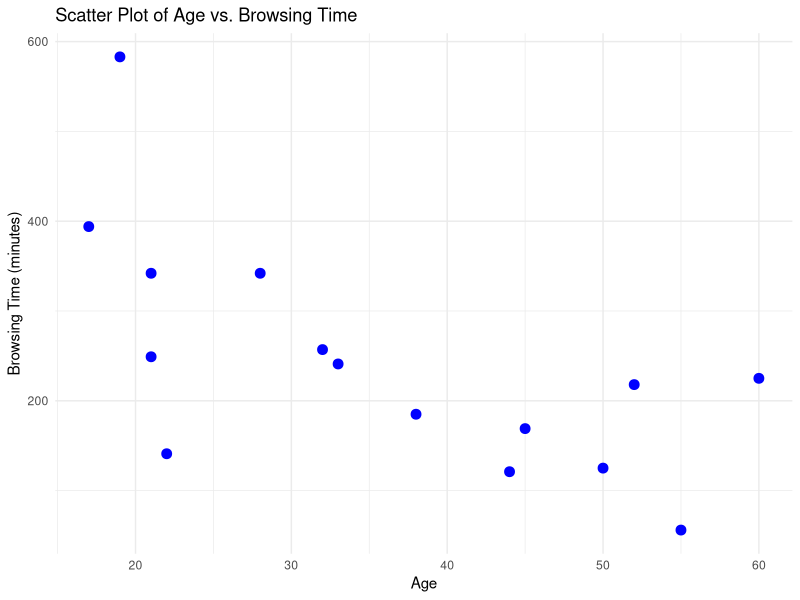

The R source for this figure:
#Page No.608
library(ggplot2)

shopper_age <- c(28, 50, 44, 32, 55, 60, 38, 22, 21, 45, 52, 33, 19, 17, 21)
browsing_time <- c(342, 125, 121, 257, 56, 225, 185, 141, 342, 169, 218, 241, 583, 394, 249)

ggplot(data = data.frame(shopper_age, browsing_time), aes(x = shopper_age, y = browsing_time)) +
  geom_point(color = "blue", size = 3) +
  labs(title = "Scatter Plot of Age vs. Browsing Time", x = "Age", y = "Browsing Time (minutes)") +
  theme_minimal()

correlation_value <- cor(shopper_age, browsing_time, method = "spearman")
if (correlation_value < 0) {
  association_type <- "Strong Inverse (Negative) Relationship"
} else {
  association_type <- "No Clear Negative Relationship"
}
print(paste("The data suggests a", association_type))

outliers <- boxplot.stats(browsing_time)$out
if (length(outliers) > 0) {
  print("There are potential outliers in browsing time:")
  print(outliers)
} else {
  print("No major outliers detected.")
}

correlation_test <- cor.test(shopper_age, browsing_time, method = "spearman")
print(correlation_test)

alpha <- 0.05
p_value <- correlation_test$p.value

if (p_value < alpha) {
  print("Reject the null hypothesis: There is significant evidence of a negative association.")
} else {
  print("Fail to reject the null hypothesis: No significant evidence of a negative association.")
}
